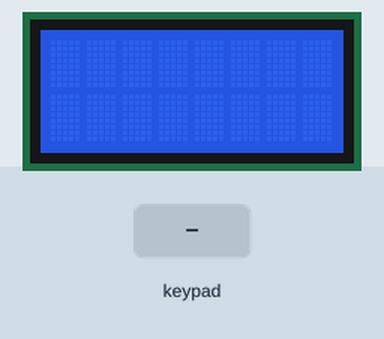
Simulated run of this sketch. Board: Arduino Uno, built with avr-gcc and run on an emulated ATmega328P. Parts: 8×2 character LCD. Inputs (shaded band) come from the test bench.

Above: at 1.2 s.
1.3 s: keypad keys 9 8 7 6 # pressed 0.4 s apart
At 4.2 s:
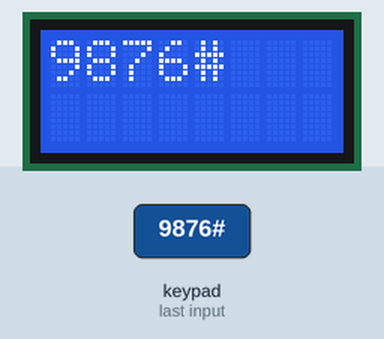
4.8 s: key 'A' pressed
At 5.5 s:
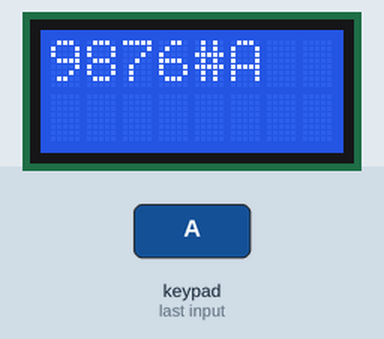
6.3 s: key 'B' pressed
At 7.5 s:
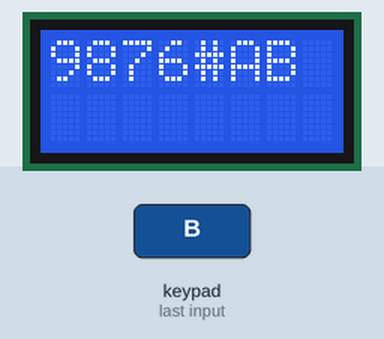
7.8 s: key 'C' pressed
At 9.0 s:
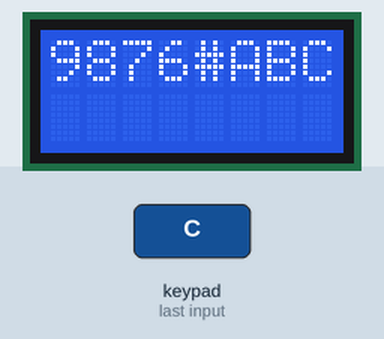
9.3 s: keypad keys 1 3 1 2 1 1 1 0 # pressed 0.4 s apart
At 13.9 s:
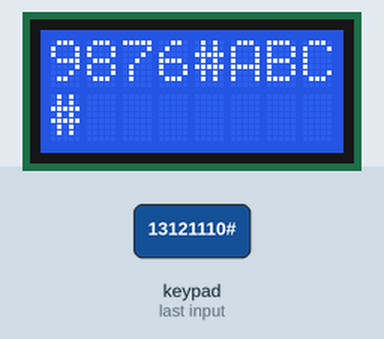
14.4 s: keypad keys 9 8 7 6 * pressed 0.4 s apart
At 16.3 s:
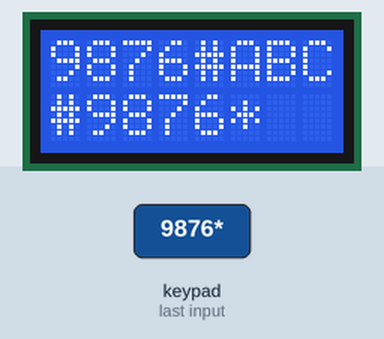
Timing chart, 0 to 17.8 s (numbered marks = the images above; inputs shaded):
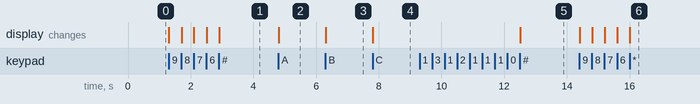

The sketch:

keypadAndLcd.ino
```cpp
#include <LiquidCrystal.h>
#include "Keypad.h"

// Initialize the screen.
LiquidCrystal lcd(0, 1, 2, 3, 4, 5);

// Define dimensions.
const byte rows = 4;
const byte cols = 4;

// Define string for each key.
char keys[rows][cols] = {
    {'1', '2', '3', 'A'},
    {'4', '5', '6', 'B'},
    {'7', '8', '9', 'C'},
    {'*', '0', '#', 'D'}
};

// Define row pins.
byte rowPins[rows] = {13,12,11,10};

// Define column pins.
byte colPins[cols] = {9,8,7,6};

// Initialize the keypad.
Keypad keypad = Keypad(makeKeymap(keys), rowPins, colPins, rows, cols);

void setup()
{
    lcd.begin(8, 2);
}

// Keep track of the number of characters
// printed on each line.
int countLine1 = 0;
int countLine2 = 0;

void loop()
{
    // Retrieve a key.
    char key = keypad.getKey();

    // Verify if a key is pressed.
    if (key != NO_KEY)
    {
        // Clear the screen and reset the counters
        // when the screen is full.
        if (countLine1 == 16 && countLine2 == 16)
        {
            lcd.clear();
            countLine1 = 0;
            countLine2 = 0;
        }

        // Print the key to the screen.
        lcd.print(key);

        if (countLine1 < 16)
        {
            // Increment the counter when the key
            // was printed on line 1.
            countLine1 += 1;

            // Prepare to print on the 2nd line
            // when the 1st line is full.
            if (countLine1 == 16)
            {
                lcd.setCursor(0, 1);
            }
        }
        else if (countLine2 < 16)
        {
            // Increment the counter when the key
            // was printed on line 2.
            countLine2 += 1;

            // Prepare to print on the 1st line
            // when the 2nd line is full.
            if (countLine2 == 16)
            {
                lcd.setCursor(0, 0);
            }
        }
    }
}
```

Measured:
- after the input at 1.3 s, the display: first changes at once (image 1 shows a later state)
- after the input at 4.8 s, the display: changes at once (image 2)
- after the input at 6.3 s, the display: changes at once (image 3)
- after the input at 7.8 s, the display: changes at once (image 4)
- after the input at 9.3 s, the display: changes after 3.2 s (image 5)
- after the input at 14.4 s, the display: first changes at once (image 6 shows a later state)
